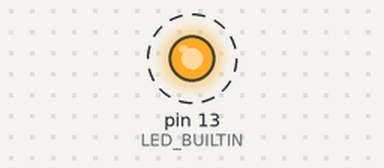
A sketch run on a simulated Arduino Mega 2560, built with avr-gcc and run on an emulated ATmega2560. On the bench: output pins drawn as LEDs (lit = HIGH). Dashed ring = blinking. What the sketch prints to the serial monitor is not drawn.

Above: at 0.5 s.
Timing chart, 0 to 4.6 s (numbered marks = the images above):
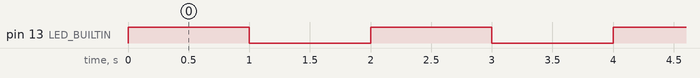

The sketch:

blink.ino
```cpp
// (licence header left out)
void setup() {
    pinMode(LED_BUILTIN, OUTPUT);
    Serial.begin(115200);
    Serial.println("Hexworth Blink starting on Arduino Mega 2560.");
}

void loop() {
    digitalWrite(LED_BUILTIN, HIGH);
    Serial.println("LED on");
    delay(1000);
    digitalWrite(LED_BUILTIN, LOW);
    Serial.println("LED off");
    delay(1000);
}
```

Measured:
- by itself, pin 13 (LED_BUILTIN): alternates HIGH for 1.0 s and LOW for 1.0 s
